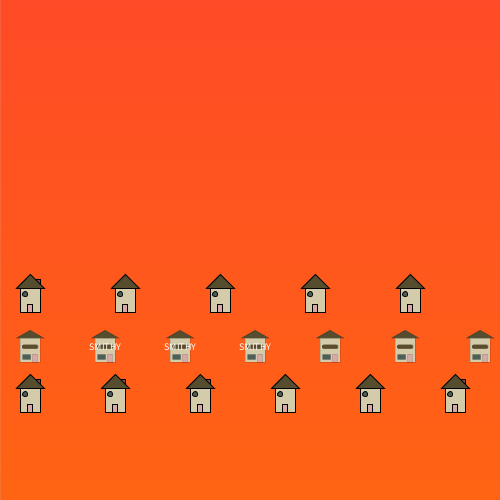
Frame 1 (no input)
Frame 60 (the mouse pressed at the canvas centre just before this capture): identical to frame 1, image omitted
Frame 120 (the mouse held since frame 60 and released just before this capture): identical to frame 1, image omitted

The Processing sketch that drew this single still picture (run headless with seeded random() and noise(); from frame 60 on, the mouse is pressed at the canvas centre):

// Processing sketch: Alexios_Rekoutis_Mini_LAB
// ── Alexios_Rekoutis_Mini_LAB.pde
/*
Alexios Rekoutis
 7/1/2022
 */

float r;
float g;
float b;

void setup() {
  size(500, 500);

  gradient(255, 75, 39, 255, 100, 20);

  for (int x = 30; x < width; x+=95) {
    hut(x, 300, 20, int(random(0, 3)));
  }

  for (int x = 30; x < width; x+=75) {
    shop(x, 350, 20, int(random(0, 3)));
  }

  for (int x = 30; x < width; x+=85) {
    hut(x, 400, 20, int(random(0, 3)));
  }
}

void draw() {
}




void gradient(float r1, float g1, float b1,
  float r2, float g2, float b2) {
  for (int i = 0; i < height; i++ ) {
    r = map(i, 0, height-1, r1, r2);
    g = map(i, 0, height-1, g1, g2);
    b = map(i, 0, height-1, b1, b2);

    stroke(r, g, b);
    line(0, i, width, i);
  }
}

void hut(float x, float y, float size, int chimney) {
  rectMode(CENTER);

  strokeWeight(1);
  stroke(0);
  if (chimney == 1) {
    fill(#834845);
    rect(x+size*0.4, y - size*0.8, size*0.2, size*0.5);
  } else if (chimney == 3) {

    fill(#D3CBA9);
    rect(x, y, size, size*1.2);
    fill(#554D2E);
    triangle(x, y - size*1.3, x-size*0.7, y-size*0.6, x+size*0.7, y-size*0.6);
    fill(#4D5F59);
    circle(x - size*0.25, y - size*0.3, size*0.25);
    fill(#D8A9A6);
    rect(x, y+size*0.4, size*0.25, size*0.4);
  }
  fill(#D3CBA9);
  rect(x, y, size, size*1.2);
  fill(#554D2E);
  triangle(x, y - size*1.3, x-size*0.7, y-size*0.6, x+size*0.7, y-size*0.6);
  fill(#4D5F59);
  circle(x - size*0.25, y - size*0.3, size*0.25);
  fill(#D8A9A6);
  rect(x, y+size*0.4, size*0.25, size*0.4);
}

void shop(float x, float y, float size, int option) {
  rectMode(CENTER);
  strokeWeight(0);
  stroke(0);

  fill(#D3CBA9);
  rect(x, y, size, size*1.2);
  fill(#554D2E);
  triangle(x, y - size*1, x-size*0.7, y-size*0.6, x+size*0.7, y-size*0.6);
  fill(#D8A9A6);
  rect(x+size/4, y+size*0.4, size*0.25, size*0.4);
  fill(#4D5F59);
  rect(x - size*0.17, y + size*0.35, size*0.4, size*0.25);
  fill(#5D4C2B);
  rect(x, y-size*0.16, size*0.8, size*0.2, 5);
  fill(255);
  textSize(10);
  textAlign(CENTER, CENTER);
  if (option == 1) {
    text("SMITHY", x, y - size*0.16);
  } else if (option == 2) {
    text("FLORIST", x, y - size*0.16);
  } else if (option == 3) {
    text("MARKET", x, y - size*0.16);
  }
}
